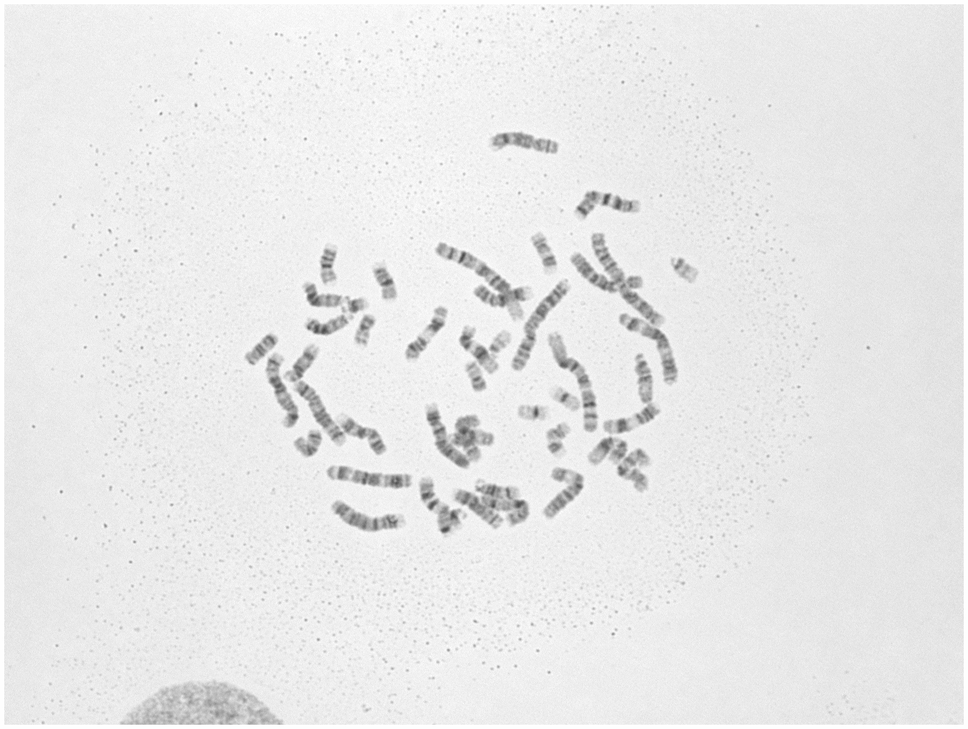
#> input picture L2409050001.009.original.png, 968 x 729 px, shrunk from 1360 x 1024 before the run
$ python hist_show.py
#> lines starting #> are read from the running program, lines starting #| are printed output that depends on the picture
import numpy as np
import cv2 as cv
from matplotlib import pyplot as plt

img = cv.imread('L2409050001.009.original.png', cv.IMREAD_GRAYSCALE)
#> img is the input picture: shape (729, 968); min 74, max 255, mean 232.6
assert img is not None, "file could not be read, check with os.path.exists()"

hist,bins = np.histogram(img.flatten(),256,[0,256])
#> hist = 256 values, max 44216 at index 237, min 0 at index 0, mean 2756.5; bins = 257 values from 0 to 256

cdf = hist.cumsum()
#> cdf = 256 values from 0 to 705672
cdf_normalized = cdf * float(hist.max()) / cdf.max()
#> cdf_normalized = 256 values from 0 to 44216

plt.plot(cdf_normalized, color = 'b')
plt.hist(img.flatten(),256,[0,256], color = 'r')
plt.xlim([0,256])
plt.legend(('cdf','histogram'), loc = 'upper left')
plt.show()
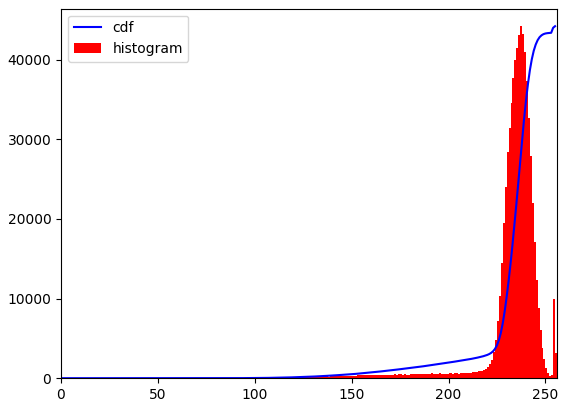
#> figure drawn by matplotlib, 1 panel; tallest bar 44216 high, from x = 237 to 238; curve peaks at x = 255, y = 44216
